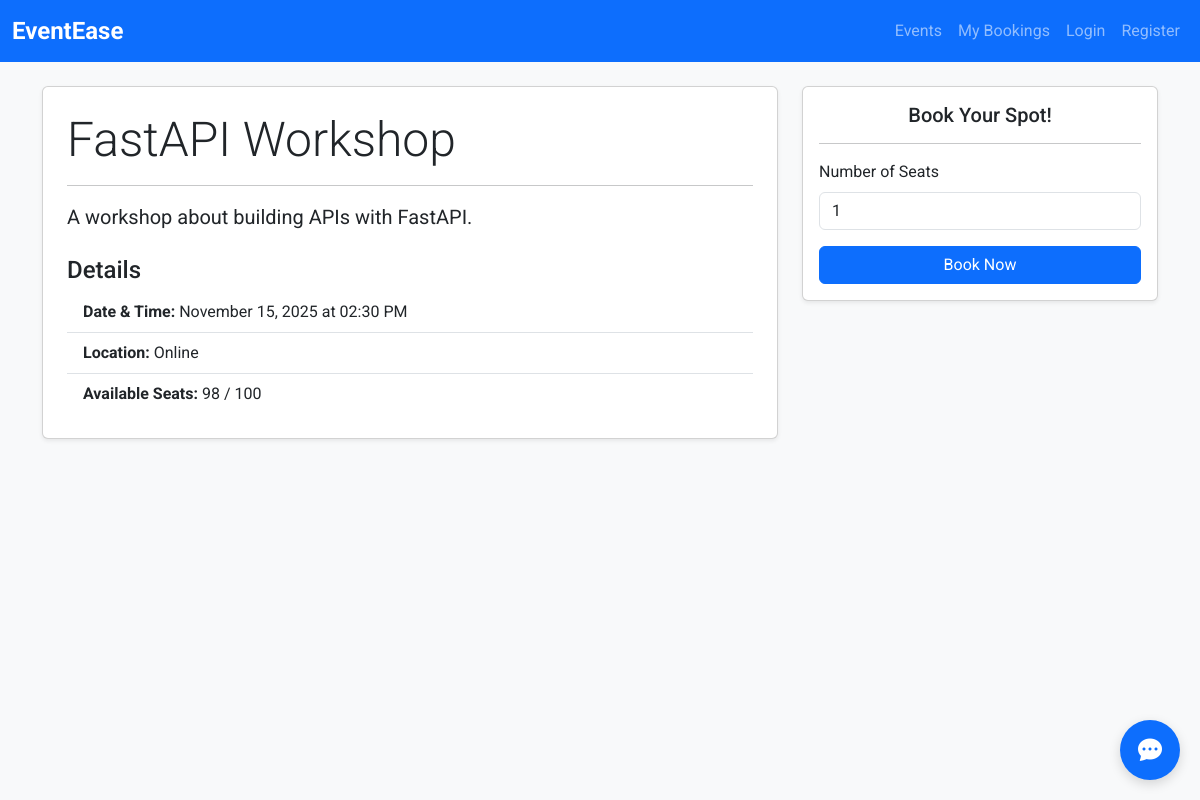
Before: /events/1 with the older database file.
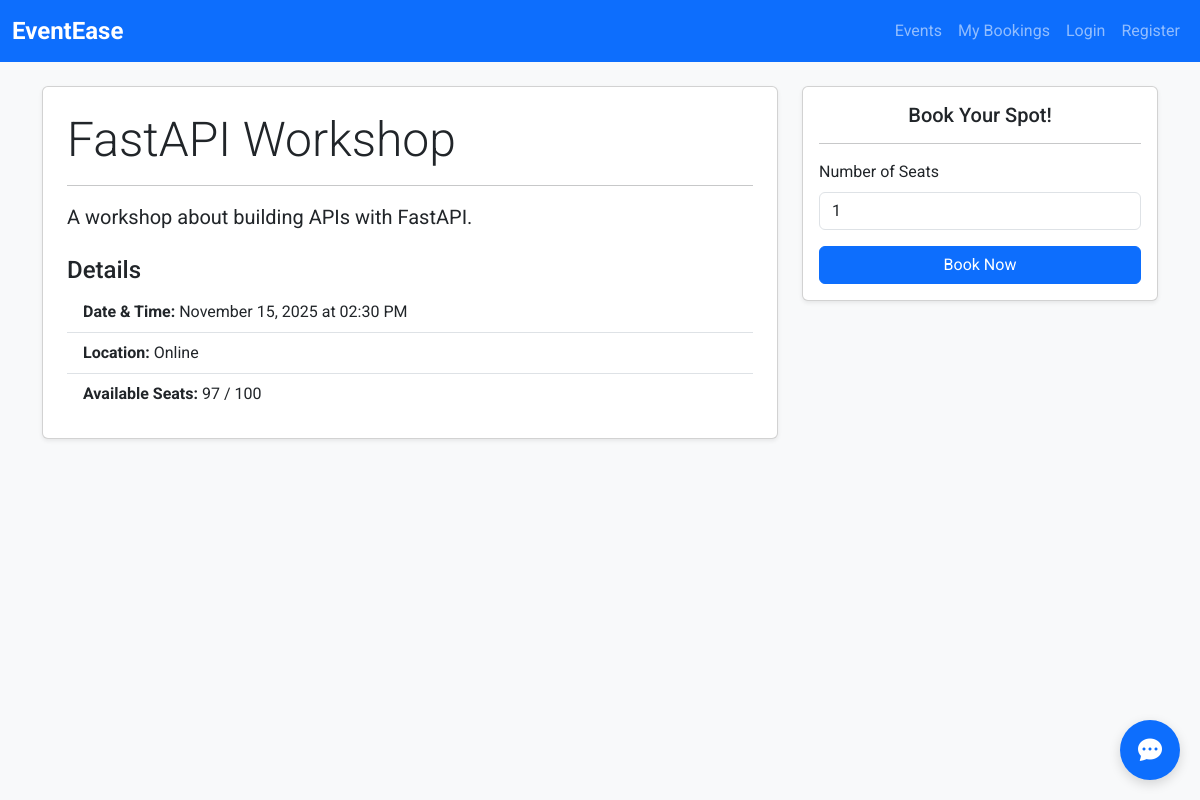
After: the same page with the newer database file.
### models.py (models this page shows)
class Event(Base):
    __tablename__ = "events"
    id = Column(Integer, primary_key=True, index=True)
    title = Column(String, index=True, nullable=False)
    description = Column(String)
    location = Column(String, nullable=False)
    date_time = Column(DateTime, nullable=False)
    total_seats = Column(Integer, nullable=False)
    available_seats = Column(Integer, nullable=False)
    creator_id = Column(Integer, ForeignKey("users.id"))
    creator = relationship("User", back_populates="events")
    bookings = relationship("Booking", back_populates="event")

### app.py (the view)
@app.get("/events/{event_id}", include_in_schema=False)
def get_event_detail_page(request: Request, event_id: int, db: Session = Depends(get_db)):
    event = event_crud.get_event(db, event_id=event_id)
    if not event:
         raise HTTPException(status_code=status.HTTP_404_NOT_FOUND, detail="Event not found")
    return templates.TemplateResponse("event_detail.html", {"request": request, "event": event})

### templates/event_detail.html (shortened to what this page needs)
{% extends "base.html" %}
{% block content %}
<div class="row">
    <div class="col-lg-8 mb-4">
        <div class="card shadow-sm h-100">
            <div class="card-body p-4">
                <h1 class="display-5">{{ event.title }}</h1>
                <hr>
                <p class="fs-5">{{ event.description }}</p>
                <h4 class="mt-4">Details</h4>
                <ul class="list-group list-group-flush">
                    <li class="list-group-item">
                        <strong>Date & Time:</strong> {{ event.date_time.strftime('%B %d, %Y at %I:%M %p') }}
                    </li>
                    <li class="list-group-item">
                        <strong>Location:</strong> {{ event.location }}
                    </li>
                    <li class="list-group-item">
                        <strong>Available Seats:</strong> {{ event.available_seats }} / {{ event.total_seats }}
                    </li>
                </ul>
            </div>
        </div>
    </div>
    <div class="col-lg-4 mb-4">
        <div class="card shadow-sm">
            <div class="card-body">
                <h5 class="card-title text-center">Book Your Spot!</h5>
                <hr>
                <form id="booking-form">
                    <div class="mb-3">
                        <label for="number_of_seats" class="form-label">Number of Seats</label>
                        <input type="number" class="form-control" id="number_of_seats" value="1" min="1" max="{{ event.available_seats }}" required>
                    </div>
                    <button type="submit" class="btn btn-primary w-100">Book Now</button>
                </form>
            </div>
        </div>
    </div>
</div>
{% endblock %}

Changed rows visible on the page:
changed Event "FastAPI Workshop": available_seats "98" → "97"
